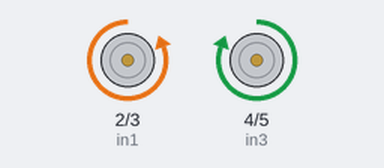
Bench run of a sketch on a simulated Arduino Uno, built with avr-gcc and run on an emulated ATmega328P. Parts: motor-driver pin pairs drawn as motors (green arrow = first pin HIGH = forward, orange = second pin HIGH = backward, longer = more drive).

Above: at 0.5 s.
At 4.2 s:
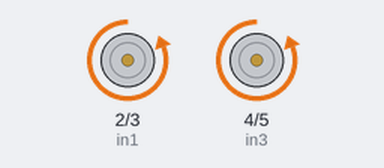
At 8.2 s:
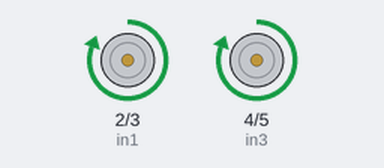
Timing chart, 0 to 9.1 s (numbered marks = the images above):
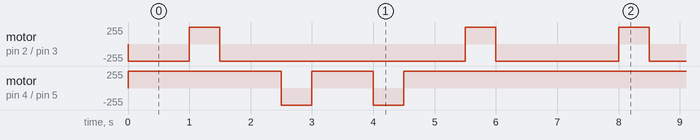

The sketch:

Sumo.ino
```cpp
const int in1=2;
const int in2=3;
const int in3=4;
const int in4=5;

void setup(){
  pinMode (in1,OUTPUT);
  pinMode (in2,OUTPUT);
  pinMode (in3,OUTPUT);
  pinMode (in4,OUTPUT);
}
void loop(){
fwd();
rgt();
fwd();
lft();
fwd();
lft();
fwd();
rgt();
fwd();
stp();
}
void fwd(){
  digitalWrite(in1,LOW);
  digitalWrite(in2,HIGH);
  digitalWrite(in3,HIGH);
  digitalWrite(in4,LOW);
  delay(1000);
}
void bwd(){
  digitalWrite(in1,HIGH);
  digitalWrite(in2,LOW);
  digitalWrite(in3,LOW);
  digitalWrite(in4,HIGH);
  delay(1000);
}
void rgt(){
  digitalWrite(in1,HIGH);
  digitalWrite(in2,LOW);
  digitalWrite(in3,HIGH);
  digitalWrite(in4,LOW);
  delay(500);
}
void lft(){
  digitalWrite(in1,LOW);
  digitalWrite(in2,HIGH);
  digitalWrite(in3,LOW);
  digitalWrite(in4,HIGH);
  delay(500);
}
void stp(){
  digitalWrite(in1,LOW);
  digitalWrite(in2,LOW);
  digitalWrite(in3,LOW);
  digitalWrite(in4,LOW);
}
```

Measured:
- by itself, motor on pin 2 (in1) / pin 3 (in2): repeats every 7.0 s: forward 255/255 0.50 s, backward 255/255 4.0 s, forward 255/255 0.50 s, backward 255/255 2.0 s
- by itself, motor on pin 4 (in3) / pin 5 (in4): repeats every 7.0 s: backward 255/255 0.50 s, forward 255/255 1.0 s, backward 255/255 0.50 s, forward 255/255 5.0 s
